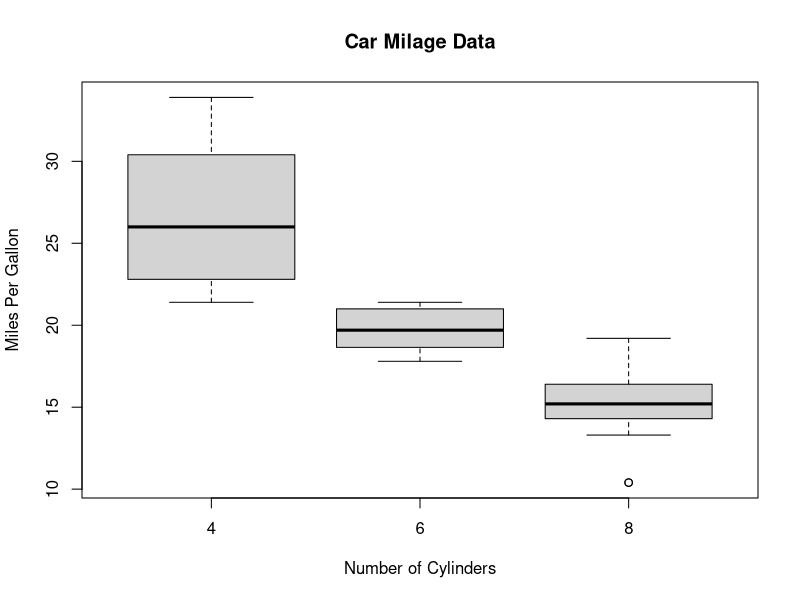

R code for this plot:
# Boxplot of MPG by Car Cylinders
boxplot(mpg~cyl,data=mtcars, main="Car Milage Data",
   xlab="Number of Cylinders", ylab="Miles Per Gallon")
